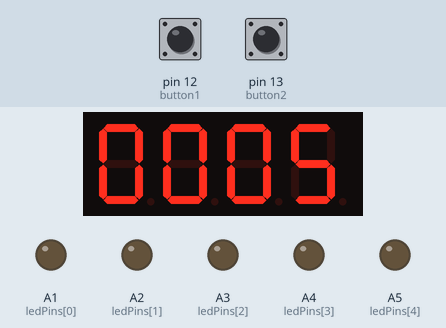
A sketch run on a simulated Arduino Uno, built with avr-gcc and run on an emulated ATmega328P. Parts: 4-digit seven-segment display, output pins drawn as LEDs (lit = HIGH). Wiring (inferred from the names in the program): 4-digit 7-segment display, segments lit when HIGH: segments pin 2, pin 3, pin 4, pin 5, A0, pin 7, pin 8; digit selects pin 6, pin 9, pin 10, pin 11. Inputs (shaded band) come from the test bench; at power-on: pin 12 (button1) HIGH, pin 13 (button2) HIGH. The segment pins are drawn as the display they are named for; pins used as bus, display or sensor lines are not drawn.

Above: at 1.2 s.
1.3 s: pin 12 (button1) pulled LOW for 0.15 s
At 2.3 s:
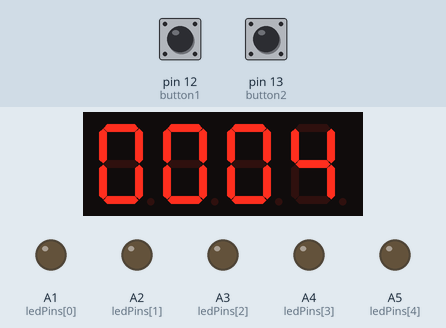
4.4 s: pin 13 (button2) pulled LOW for 1 s
At 6.5 s:
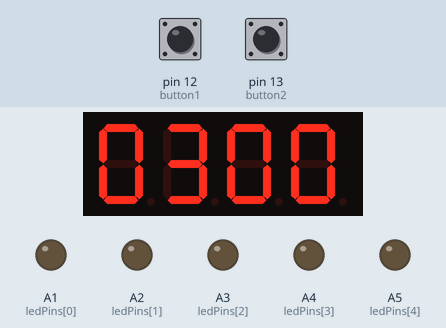
7.0 s: pin 12 (button1) pulled LOW for 1 s
At 8.7 s:
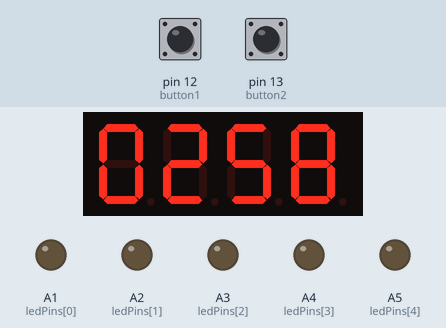
9.5 s: pin 13 (button2) pulled LOW for 1 s
At 11.6 s:
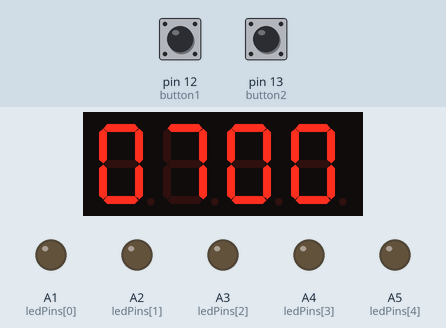
Timing chart, 0 to 13.1 s (numbered marks = the images above; inputs shaded):
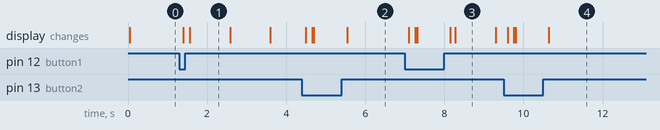

Measured:
- after the input at 1.3 s, the display: first changes after 0.10 s (image 1 shows a later state)
- after the input at 4.4 s, A1 (ledPins[0]), A2 (ledPins[1]), A3 (ledPins[2]), A4 (ledPins[3]), A5 (ledPins[4]): stops changing and stays LOW
- after the input at 7.0 s, the display: first changes after 0.10 s (image 3 shows a later state)
- what the display in image 1 shows lasts 1.0 s, from 1.6 s to 2.6 s

The sketch:

Contagem-Regressiva.ino
```cpp
int digitPins[] = {6, 9, 10, 11};
int segmentPins[] = {2, 3, 4, 5, A0, 7, 8};

int button1 = 12;
int button2 = 13;
int ledPins[] = {A1, A2, A3, A4, A5};

int times[][2] = {{0, 5}, {0, 30}, {1, 0}, {2, 0}, {3, 0}, {4, 0}, {5, 0}, {6, 0}, {7, 0}, {8, 0}, {9, 0}, {10, 0}, {20, 0}, {30, 0}, {40, 0}, {50, 0}, {59, 59}};
int timeIndex = 0;
int currentMinutes = 0, currentSeconds = 0;
bool counting = false;
bool timeReachedZero = false;

unsigned long lastUpdateTime = 0;
const int updateInterval = 1000;

void setup() {
  for (int i = 0; i < 4; i++) {
    pinMode(digitPins[i], OUTPUT);
  }
  for (int i = 0; i < 7; i++) {
    pinMode(segmentPins[i], OUTPUT);
  }
  pinMode(button1, INPUT_PULLUP);
  pinMode(button2, INPUT_PULLUP);
  for (int i = 0; i < 5; i++) {
    pinMode(ledPins[i], OUTPUT);
  }

  setTime(times[timeIndex][0], times[timeIndex][1]);
}

void loop() {
  if (digitalRead(button2) == LOW) {
    delay(200);
    if (!counting) {
      timeIndex = (timeIndex + 1) % 17;
      setTime(times[timeIndex][0], times[timeIndex][1]);
    } else {
      counting = false;
    }
  }

  if (digitalRead(button1) == LOW) {
    delay(200);
    if (!counting && !timeReachedZero) {
      counting = true;
    } else {
      counting = false;
    }
  }

  if (counting) {
    if (millis() - lastUpdateTime >= updateInterval) {
      lastUpdateTime = millis();
      countdown();
    }
  }

  if (currentMinutes == 0 && currentSeconds == 0 && counting) {
    counting = false;
    timeReachedZero = true;
  }

  if (timeReachedZero) {
    blinkLeds();
    displayDash();
  } else {
    displayTime(currentMinutes, currentSeconds);
  }
}

void setTime(int minutes, int seconds) {
  currentMinutes = minutes;
  currentSeconds = seconds;
}

void countdown() {
  if (currentSeconds == 0) {
    if (currentMinutes > 0) {
      currentMinutes--;
      currentSeconds = 59;
    }
  } else {
    currentSeconds--;
  }
}

void displayTime(int minutes, int seconds) {
  int digits[] = {minutes / 10, minutes % 10, seconds / 10, seconds % 10};

  for (int i = 0; i < 4; i++) {
    lightNumber(digits[i]);
    switchDigit(i);
    delay(5);
    clearDigits();
  }
}

void clearDigits() {
  for (int i = 0; i < 4; i++) {
    digitalWrite(digitPins[i], HIGH);
  }
}

void blinkLeds() {
  for (int i = 0; i < 5; i++) {
    digitalWrite(ledPins[i], HIGH);
    delay(100);
    digitalWrite(ledPins[i], LOW);
  }
}

void displayDash() {
  for (int i = 0; i < 4; i++) {
    lightNumber(10);
    switchDigit(i);
    delay(5);
    clearDigits();
  }
}

void lightNumber(int number) {
  const byte segmentMap[11][7] = {
    {1, 1, 1, 1, 1, 1, 0}, // 0
    {0, 1, 1, 0, 0, 0, 0}, // 1
    {1, 1, 0, 1, 1, 0, 1}, // 2
    {1, 1, 1, 1, 0, 0, 1}, // 3
    {0, 1, 1, 0, 0, 1, 1}, // 4
    {1, 0, 1, 1, 0, 1, 1}, // 5
    {1, 0, 1, 1, 1, 1, 1}, // 6
    {1, 1, 1, 0, 0, 0, 0}, // 7
    {1, 1, 1, 1, 1, 1, 1}, // 8
    {1, 1, 1, 1, 0, 1, 1}, // 9
    {0, 0, 0, 0, 0, 0, 1}  // '-'
  };

  for (int i = 0; i < 7; i++) {
    digitalWrite(segmentPins[i], segmentMap[number][i]);
  }
}

void switchDigit(int digit) {
  for (int i = 0; i < 4; i++) {
    digitalWrite(digitPins[i], i == digit ? LOW : HIGH);
  }
}
```
